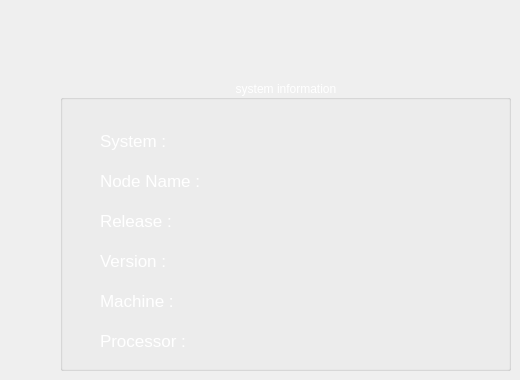
   <widget class="QWidget" name="system_page">
    <widget class="QGroupBox" name="sys_Info_group">
     <property name="enabled">
      <bool>true</bool>
     </property>
     <property name="geometry">
      <rect>
       <x>60</x>
       <y>80</y>
       <width>451</width>
       <height>291</height>
      </rect>
     </property>
     <property name="styleSheet">
      <string notr="true">QGroupBox{
color:white;
}</string>
     </property>
     <property name="inputMethodHints">
      <set>Qt::ImhNone</set>
     </property>
     <property name="title">
      <string>system information</string>
     </property>
     <property name="alignment">
      <set>Qt::AlignCenter</set>
     </property>
     <property name="flat">
      <bool>true</bool>
     </property>
     <property name="checkable">
      <bool>false</bool>
     </property>
     <widget class="QLabel" name="sys_lbl">
      <property name="geometry">
       <rect>
        <x>40</x>
        <y>40</y>
        <width>401</width>
        <height>41</height>
       </rect>
      </property>
      <property name="font">
       <font>
        <pointsize>13</pointsize>
       </font>
      </property>
      <property name="styleSheet">
       <string notr="true">QLabel{
color:white;
}
</string>
      </property>
      <property name="text">
       <string>System :</string>
      </property>
     </widget>
     <widget class="QLabel" name="node_lbl">
      <property name="geometry">
       <rect>
        <x>40</x>
        <y>80</y>
        <width>401</width>
        <height>41</height>
       </rect>
      </property>
      <property name="font">
       <font>
        <pointsize>13</pointsize>
       </font>
      </property>
      <property name="styleSheet">
       <string notr="true">QLabel{
color:white;
}
</string>
      </property>
      <property name="text">
       <string>Node Name :</string>
      </property>
     </widget>
     <widget class="QLabel" name="vrsion_lbl">
      <property name="geometry">
       <rect>
        <x>40</x>
        <y>160</y>
        <width>401</width>
        <height>41</height>
       </rect>
      </property>
      <property name="font">
       <font>
        <pointsize>13</pointsize>
       </font>
      </property>
      <property name="styleSheet">
       <string notr="true">QLabel{
color:white;
}
</string>
      </property>
      <property name="text">
       <string>Version :</string>
      </property>
     </widget>
     <widget class="QLabel" name="reles_lbl">
      <property name="geometry">
       <rect>
        <x>40</x>
        <y>120</y>
        <width>401</width>
        <height>41</height>
       </rect>
      </property>
      <property name="font">
       <font>
        <pointsize>13</pointsize>
       </font>
      </property>
      <property name="styleSheet">
       <string notr="true">QLabel{
color:white;
}
</string>
      </property>
      <property name="text">
       <string>Release :</string>
      </property>
     </widget>
     <widget class="QLabel" name="mchin_lbl">
      <property name="geometry">
       <rect>
        <x>40</x>
        <y>200</y>
        <width>401</width>
        <height>41</height>
       </rect>
      </property>
      <property name="font">
       <font>
        <pointsize>13</pointsize>
       </font>
      </property>
      <property name="styleSheet">
       <string notr="true">QLabel{
color:white;
}
</string>
      </property>
      <property name="text">
       <string>Machine :</string>
      </property>
     </widget>
     <widget class="QLabel" name="proces_lbl">
      <property name="geometry">
       <rect>
        <x>40</x>
        <y>240</y>
        <width>401</width>
        <height>41</height>
       </rect>
      </property>
      <property name="font">
       <font>
        <pointsize>13</pointsize>
       </font>
      </property>
      <property name="styleSheet">
       <string notr="true">QLabel{
color:white;
}
</string>
      </property>
      <property name="text">
       <string>Processor :</string>
      </property>
     </widget>
    </widget>
   </widget>
